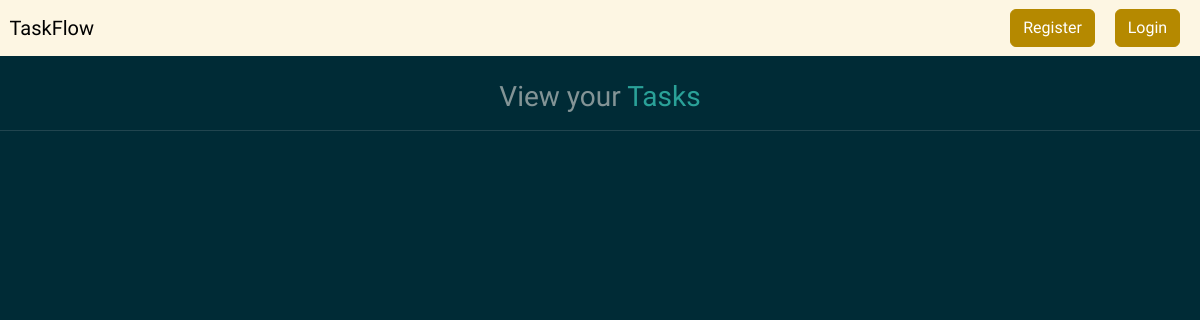
The page /view_task (signed in) on the database as committed earlier.
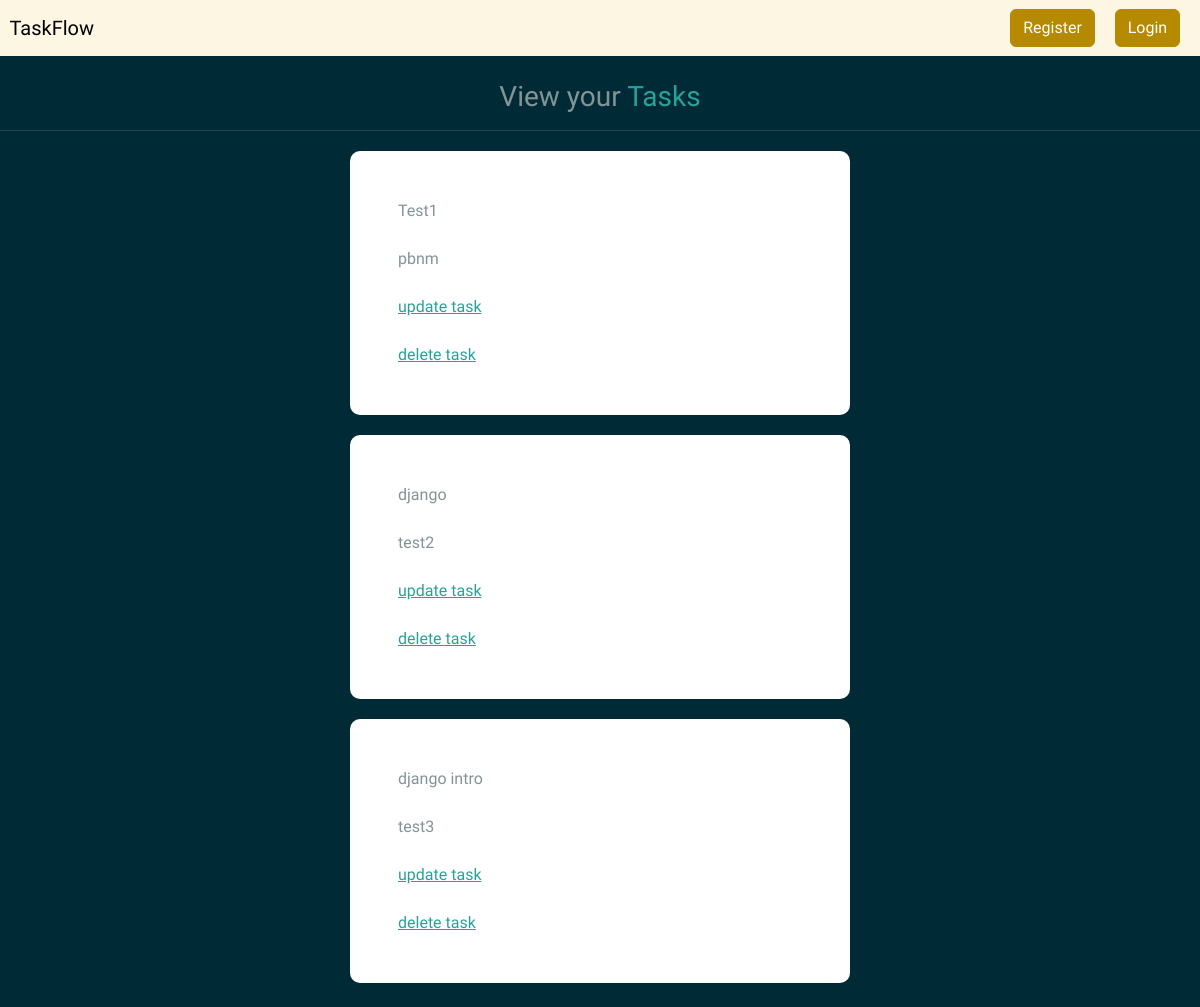
The same page on the database as committed later.
### nomo/models.py (models this page shows)
class Task(models.Model):
    title = models.CharField(max_length=100, null=True)
    content = models.CharField(max_length=1000, null=True, blank=True)
    date_posted = models.DateTimeField(auto_now_add=True, null=True)
    user = models.ForeignKey(User, max_length=10, on_delete=models.CASCADE, null=True)

### nomo/views.py (the view)
# urls.py: path('view_task', views.viewTask, name='view_task'),
@login_required(login_url='my-login')
def viewTask(request):
    current_user = request.user.id
    task = Task.objects.all().filter(user=current_user)
    context = {'task': task}
    return render(request, 'profile/view-task.html', context=context)

### templates/profile/view-task.html (shortened to what this page needs)
{% load crispy_forms_tags %}
{% load static %}
{% load crispy_forms_filters %}
<!DOCTYPE html>
<html lang="en">
<head>
    <link rel="stylesheet" type="text/css" href="https://bootswatch.com/5/solar/bootstrap.min.css">
    <link rel="stylesheet" type="text/css" href="{% static 'css/styles.css' %}">
</head>
<body>
{% include 'base.html' %}
<br>
<h3 style="text-align: center">View your <span class=" text-success">Tasks</span></h3>
    <hr>
    {% for tsk in task %}
        <div class="container bg-white shadow-md p-5 form-layout" style="margin-top: 20px;">
            {{ tsk.title }}
            <br> <br>
            {{ tsk.content }}
            <br><br>
            <a href="{% url 'update_task' tsk.id %}">update task</a>
            <br><br>
            <a href="{% url 'delete_task' tsk.id %}">delete task</a>
        </div>
    {% endfor %}
<br>
</body>
</html>

### templates/base.html (shortened to what this page needs)
<!DOCTYPE html>
<html lang="en">
<head>
</head>
<body>
        <nav class="navbar navbar-expand-lg navbar-light bg-light justify-content-center">
        <a class="navbar-brand main-heading">
          &nbsp; TaskFlow
        </a>
          <div class="collapse navbar-collapse text-center" id="navbarNavDropdown">
            <ul class="navbar-nav ms-auto">
              <li class="nav-item">
                <a class="btn btn-primary navbar-btn" type="button" href="{% url 'register' %}">Register</a>
              </li>
              <li class="nav-item">
                <a class="btn btn-primary navbar-btn" type="button" href="{% url 'my-login' %}">Login</a>
              </li>
            </ul>
          </div>
    </nav>
</body>
</html>

### static/css/styles.css (style rules this page uses)
.form-layout { border-radius: 10px; width: 500px; }

Rows that differ between the two databases and show on the page:
added Task: title "Test1", content "pbnm"
added Task: title "django", content "test2"
added Task: title "django intro", content "test3"
